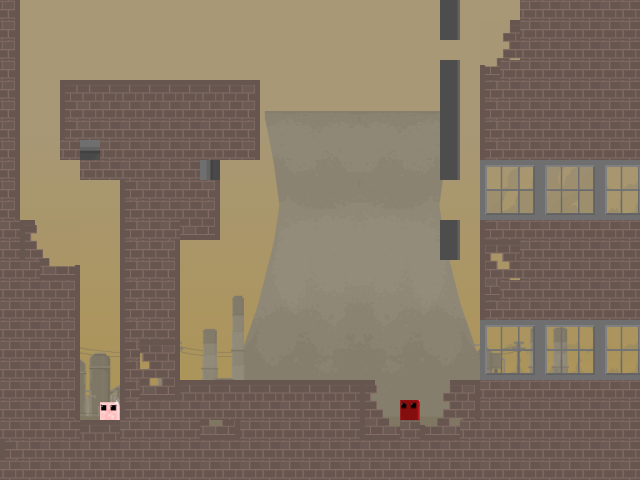

This game map was drawn from its Tiled (.tmx) file and the tilesets committed beside it. A one-line description and the trimmed map source follow:
An orthogonal 32x24 tile map with 20x20 px tiles, 5 tile layers (background, foreground, stationary, shoot_down, ...), 5 tilesets and 19 objects (bandage).

<map version="1.10" tiledversion="1.12.1" orientation="orthogonal" renderorder="right-down" width="32" height="24" tilewidth="20" tileheight="20" infinite="0" nextlayerid="9" nextobjectid="41">
 <tileset firstgid="1" name="myimages" tilewidth="20" tileheight="20" tilecount="16" columns="16">
  <image source="myimages.png" width="320" height="20" />
 </tileset>
 <tileset firstgid="17" name="factorytiles01" tilewidth="20" tileheight="20" tilecount="900" columns="30">
  <image source="factorytiles01.png" width="600" height="600" />
 </tileset>
 <tileset firstgid="917" name="eobstacles" tilewidth="20" tileheight="20" tilecount="2601" columns="51">
  <image source="eobstacles.png" width="1020" height="1020" />
 </tileset>
 <tileset firstgid="3518" name="factorytiles02" tilewidth="20" tileheight="20" tilecount="1200" columns="40">
  <image source="factorytiles02.png" width="800" height="600" />
 </tileset>
 <tileset firstgid="4718" name="factoryp02" tilewidth="20" tileheight="20" tilecount="768" columns="32">
  <image source="factoryp02.png" width="640" height="480" />
 </tileset>
 <layer id="1" name="background" width="32" height="24" opacity="0.9">
  <data>[768 cells, 768 non-empty, 768 distinct tile ids]</data>
 </layer>
 <layer id="2" name="foreground" width="32" height="24">
  <data>[768 cells, 638 non-empty, 633 distinct tile ids]</data>
 </layer>
 <layer id="3" name="stationary" width="32" height="24">
  <data>[768 cells, 432 non-empty, 64 distinct tile ids]</data>
 </layer>
 <layer id="6" name="shoot_down" width="32" height="24">
  <data>[768 cells, 1 non-empty, 1 distinct tile ids]</data>
 </layer>
 <layer id="7" name="shoot_right" width="32" height="24">
  <data>[768 cells, 0 non-empty, 0 distinct tile ids]</data>
 </layer>
 <objectgroup id="4" name="rectangle">
  <object id="2" x="0" y="0" width="20" height="480" />
  <object id="3" x="20" y="220" width="15" height="260" />
  <object id="4" x="35" y="250" width="15" height="230" />
  <object id="6" x="50" y="265" width="30" height="215" />
  <object id="7" x="80" y="420" width="560" height="60" />
  <object id="8" x="120" y="380" width="255" height="40" />
  <object id="9" x="445" y="380" width="195" height="40" />
  <object id="10" x="480" y="65" width="160" height="315" />
  <object id="11" x="510" y="20" width="130" height="45" />
  <object id="12" x="520" y="0" width="120" height="20" />
  <object id="23" x="120" y="180" width="60" height="200" />
  <object id="28" x="60" y="80" width="200" height="80" />
  <object id="29" x="80" y="160" width="140" height="20" />
  <object id="30" x="180" y="180" width="40" height="60" />
 </objectgroup>
 <objectgroup id="5" name="saws">
  <object id="31" x="415" y="10" width="85" height="85">
   <ellipse />
  </object>
  <object id="33" x="420" y="100" width="60" height="60">
   <ellipse />
  </object>
  <object id="34" x="405" y="170" width="70" height="70">
   <ellipse />
  </object>
  <object id="38" x="425" y="240" width="60" height="60">
   <ellipse />
  </object>
 </objectgroup>
 <objectgroup id="8" name="items">
  <object id="40" name="bandage" x="25.5835" y="6.65227" width="28" height="28" />
 </objectgroup>
</map>
